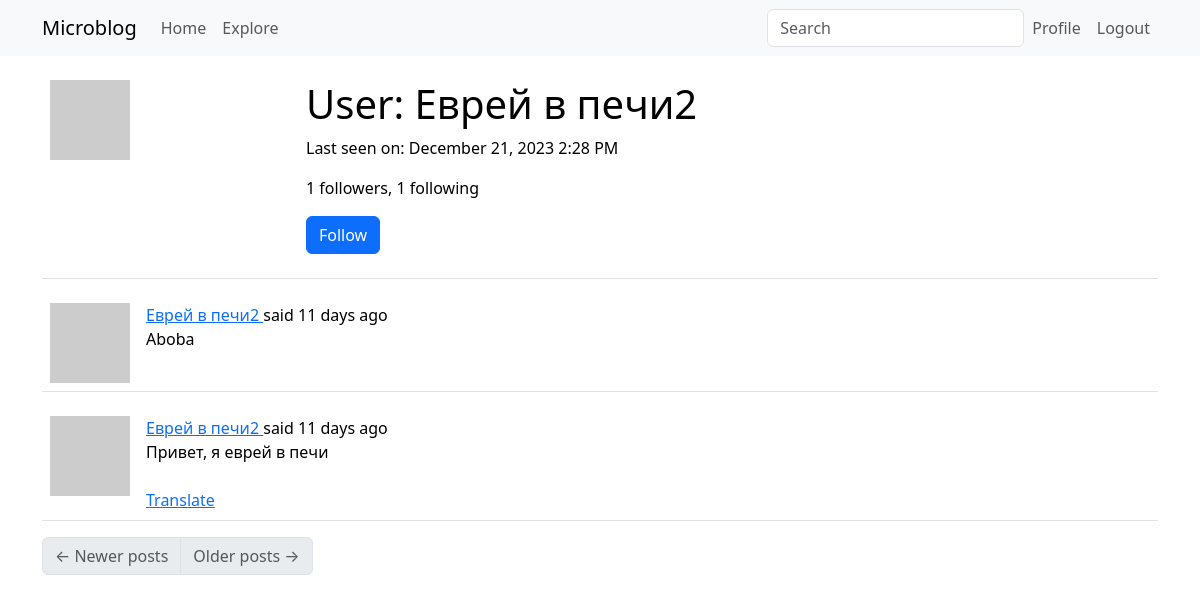
The app's page /user/Еврей в печи2 (signed in) with its own data.
### app/models.py (models this page shows, shortened)
class User(UserMixin, db.Model):
    id: so.Mapped[int] = so.mapped_column(primary_key=True)
    username: so.Mapped[str] = so.mapped_column(sa.String(64), index=True,
                                                unique=True)
    email: so.Mapped[str] = so.mapped_column(sa.String(120), index=True,
                                             unique=True)
    password_hash: so.Mapped[Optional[str]] = so.mapped_column(sa.String(256))
    about_me: so.Mapped[Optional[str]] = so.mapped_column(sa.String(140))
    last_seen: so.Mapped[Optional[datetime]] = so.mapped_column(
        default=lambda: datetime.now(timezone.utc))
    posts: so.WriteOnlyMapped['Post'] = so.relationship(
        back_populates='author')
    following: so.WriteOnlyMapped['User'] = so.relationship(
        secondary=followers, primaryjoin=(followers.c.follower_id == id),
        secondaryjoin=(followers.c.followed_id == id),
        back_populates='followers')
    followers: so.WriteOnlyMapped['User'] = so.relationship(
        secondary=followers, primaryjoin=(followers.c.followed_id == id),
        secondaryjoin=(followers.c.follower_id == id),
        back_populates='following')
    def avatar(self, size):
        digest = md5(self.email.lower().encode('utf-8')).hexdigest()
        return f'https://www.gravatar.com/avatar/{digest}?d=identicon&s={size}'
    def is_following(self, user):
        query = self.following.select().where(User.id == user.id)
        return db.session.scalar(query) is not None
    def followers_count(self):
        query = sa.select(sa.func.count()).select_from(
            self.followers.select().subquery())
        return db.session.scalar(query)
    def following_count(self):
        query = sa.select(sa.func.count()).select_from(
            self.following.select().subquery())
        return db.session.scalar(query)

class SearchableMixin(object):
    @classmethod
    def before_commit(cls, session):
        session._changes = {
            'add': list(session.new),
            'update': list(session.dirty),
            'delete': list(session.deleted)
        }
    @classmethod
    def after_commit(cls, session):
        for obj in session._changes['add']:
            if isinstance(obj, SearchableMixin):
                add_to_index(obj)
        for obj in session._changes['update']:
            if isinstance(obj, SearchableMixin):
                add_to_index(obj)
        for obj in session._changes['delete']:
            if isinstance(obj, SearchableMixin):
                remove_from_index(obj)
        session._changes = None

class Post(SearchableMixin, db.Model):
    __searchable__ = ['body']
    id: so.Mapped[int] = so.mapped_column(primary_key=True)
    body: so.Mapped[str] = so.mapped_column(sa.String(140))
    timestamp: so.Mapped[datetime] = so.mapped_column(
        index=True, default=lambda: datetime.now(timezone.utc))
    user_id: so.Mapped[int] = so.mapped_column(sa.ForeignKey(User.id),
                                               index=True)
    language: so.Mapped[Optional[str]] = so.mapped_column(sa.String(5))
    author: so.Mapped[User] = so.relationship(back_populates='posts')

### app/main/routes.py (the view)
@bp.route('/user/<username>')
@login_required
def user(username):
    user = db.first_or_404(sa.select(User).where(User.username == username))
    page = request.args.get('page', 1, type=int)
    query = user.posts.select().order_by(Post.timestamp.desc())
    posts = db.paginate(query, page=page,
                        per_page=current_app.config['POSTS_PER_PAGE'],
                        error_out=False)
    next_url = url_for('main.user', username=user.username,
                       page=posts.next_num) if posts.has_next else None
    prev_url = url_for('main.user', username=user.username,
                       page=posts.prev_num) if posts.has_prev else None
    form = EmptyForm()
    return render_template('user.html', user=user, posts=posts.items,
                           next_url=next_url, prev_url=prev_url, form=form)

### app/main/forms.py
class SearchForm(FlaskForm):
    q = StringField(_l('Search'), validators=[DataRequired()])
    def __init__(self, *args, **kwargs):
        if 'formdata' not in kwargs:
            kwargs['formdata'] = request.args
        if 'csrf_enabled' not in kwargs:
            kwargs['csrf_enabled'] = False
        super(SearchForm, self).__init__(*args, **kwargs)

class EmptyForm(FlaskForm):
    submit = SubmitField('Submit')

### app/__init__.py (called while the page is built)
def get_locale():
    return request.accept_languages.best_match(current_app.config['LANGUAGES'])

### app/main/routes.py (called while the page is built)
@bp.before_app_request
def before_request():
    if current_user.is_authenticated:
        current_user.last_seen = datetime.now(timezone.utc)
        db.session.commit()
        g.search_form = SearchForm()
    g.locale = str(get_locale())

### app/models.py (called while the page is built)
@login.user_loader
def load_user(id):
    return db.session.get(User, int(id))

### app/templates/user.html (shortened to what this page needs)
{% extends "base.html" %}
{% block content %}
    <table class="table table-hover">
        <tr>
            <td width="256px"><img src="{{ user.avatar(256) }}"></td>
            <td>
                <h1>{{ _('User') }}: {{ user.username }}</h1>
                {% if user.last_seen %}
                <p>{{ _('Last seen on') }}: {{ moment(user.last_seen).format('LLL') }}</p>
                {% endif %}
                <p>{{ _('%(count)d followers', count=user.followers_count()) }}, {{ _('%(count)d following', count=user.following_count()) }}</p>
                {% if user == current_user %}
                <p><a href="{{ url_for('main.edit_profile') }}">{{ _('Edit your profile') }}</a></p>
                {% elif not current_user.is_following(user) %}
                <p>
                    <form action="{{ url_for('main.follow', username=user.username) }}" method="post">
                        {{ form.submit(value=_('Follow'), class_='btn btn-primary') }}
                    </form>
                </p>
                {% endif %}
            </td>
        </tr>
    </table>
    {% for post in posts %}
        {% include '_post.html' %}
    {% endfor %}
    <nav aria-label="Post navigation">
        <ul class="pagination">
            <li class="page-item{% if not prev_url %} disabled{% endif %}">
                <a class="page-link" href="{{ prev_url }}">
                    <span aria-hidden="true">&larr;</span> {{ _('Newer posts') }}
                </a>
            </li>
            <li class="page-item{% if not next_url %} disabled{% endif %}">
                <a class="page-link" href="{{ next_url }}">
                    {{ _('Older posts') }} <span aria-hidden="true">&rarr;</span>
                </a>
            </li>
        </ul>
    </nav>
{% endblock %}

### app/templates/_post.html (shortened to what this page needs)
    <table class="table table-hover">
        <tr>
            <td width="70px">
                <a href="{{ url_for('main.user', username=post.author.username) }}">
                    <img src="{{ post.author.avatar(70) }}" />
                </a>
            </td>
            <td>
                {{ _('%(username)s said %(when)s',
                    username=user_link, when=moment(post.timestamp).fromNow()) }}
                <br>
                <span id="post{{ post.id }}">{{ post.body }}</span>
                {% if post.language and post.language != g.locale %}
                <br><br>
                <span id="translation{{ post.id }}">
                    <a href="javascript:translate(
                                'post{{ post.id }}',
                                'translation{{ post.id }}',
                                '{{ post.language }}',
                                '{{ g.locale }}');">{{ _('Translate') }}</a>
                </span>
                {% endif %}
            </td>
        </tr>
    </table>

### records on screen
User: username "Еврей в печи2", last_seen "December 21, 2023 2:28 PM"
Post: body "Aboba"
Post: body "Привет, я еврей в печи"
